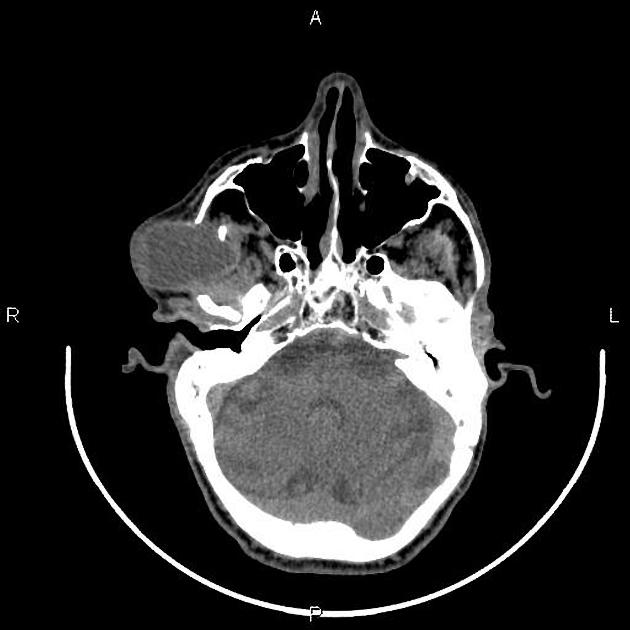
#> input picture TUMORCT.jpeg, 630 x 630 px, given in place of CEREBROMRI.jpeg, which was not available
$ jupyter execute practica_2.ipynb   (text cells are left out)
#> lines starting #> are read from the running program, lines starting #| are printed output that depends on the picture; after the words box and inside, x2 and y2 are one past the last pixel; in counts of white or black regions, pixels touching at a corner belong together; pictures that were not available may be replaced by others from this repository, and a replacement may not be noted
[cell 1]
# Primero importamos los módulos necesarios

import skimage as sk
import numpy as np
import matplotlib.pyplot as plt
import cv2 as cv
from matplotlib.gridspec import GridSpec
from skimage import data, transform, exposure
from skimage.util import compare_images

# Seguidamente importamos las imágenes

cerebro = sk.io.imread("imagenes/CEREBROMRI.jpeg", as_gray= True) # Con la funcion io.imread, leemos la imágen que vamos a utilizar
#> cerebro is the input picture: shape (630, 630); min 0, max 255, mean 43.3
tumor = sk.io.imread("imagenes/TUMORCT.jpeg", as_gray= True)

# Vamos a crear una funcion para representar las imágenes más facilmente
def show(img):
    sk.io.imshow(img, cmap = 'gray')
    sk.io.show()

# Ahora vamos a ver las imágenes que hemos importado
fig = plt.figure(figsize=(10, 9))

gs = GridSpec(1, 2)
ax0 = fig.add_subplot(gs[0,0])
ax1 = fig.add_subplot(gs[0,1])

ax0.imshow(cerebro, cmap='gray')
ax0.set_title('Cerebro sano')
ax1.imshow(tumor, cmap='gray')
ax1.set_title('Cerebro con tumor')
plt.tight_layout()
plt.plot()
plt.show()

[cell 2]
histograma_cerebro = cv.calcHist([cerebro], [0], None, [256], [0, 255]) # Calculamos el histograma de la imagen del cerebro
#> histograma_cerebro = 256 values, max 255910 at index 0, min 0 at index 255, mean 1487.3
histograma_tumor = cv.calcHist([tumor], [0], None, [256], [0, 255]) # Calculamos el histograma de la imagen del tumor
#> histograma_tumor has the same summary as histograma_cerebro

# Representamos los histogramas

print("Histograma de la imagen del cerebro sano")
plt.plot(histograma_cerebro, color = "gray")
plt.ylim(0,10000)
plt.show()

print("Histograma de la imagen del cerebro con tumor")
plt.plot(histograma_tumor, color = "gray")
plt.ylim(0,5000)
plt.show()
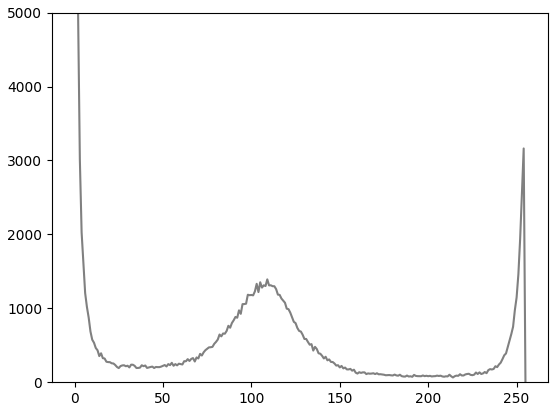
#> figure drawn by matplotlib, 1 panel; curve peaks at x = 0, y = 255910

[cell 3]
# Vamos a calcular el umbral de Otsu para cada imagen, para ello vamos a usar la función threshold_otsu del módulo filters de skimage

otsu_cerebro = sk.filters.threshold_otsu(cerebro, nbins=256) # Calculamos el umbral de Otsu para la imagen del cerebro sano
#> otsu_cerebro = 85
otsu_tumor = sk.filters.threshold_otsu(tumor, nbins=256) # Calculamos el umbral de Otsu para la imagen del cerebro con tumor
#> otsu_tumor = 85

# Binarizamos la imagen de cerebro sano con el umbral de Otsu
cerebro_binarizado = cv.threshold(cerebro, otsu_cerebro, 255, cv.THRESH_BINARY)[1]
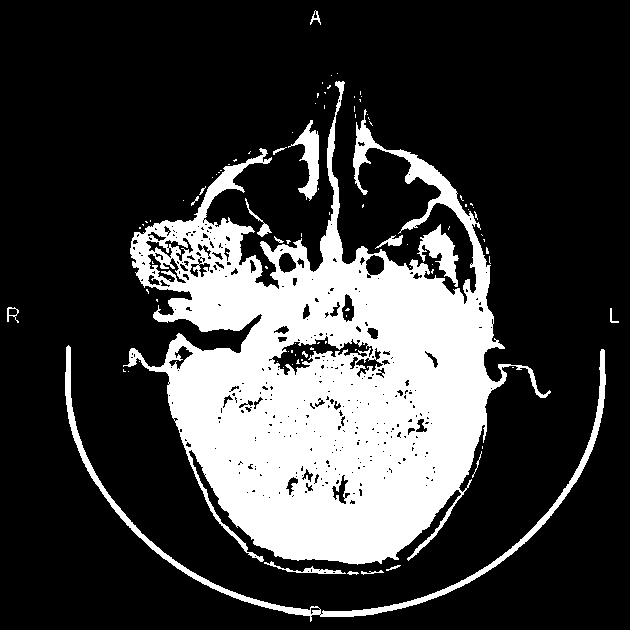
#> cerebro_binarizado: shape (630, 630); 24% white; 93 white regions (74 under 20 px), largest, box (x1, y1, x2, y2) and area: (123, 81, 551, 565) 87211, (65, 345, 606, 622) 4800, (417, 224, 459, 287) 1070

# Binarizamos la imagen de cerebro con tumor con el umbral de Otsu
tumor_binarizado = cv.threshold(tumor, otsu_tumor, 255, cv.THRESH_BINARY)[1]

fig = plt.figure(figsize=(10, 9))

gs = GridSpec(1, 2)
ax0 = fig.add_subplot(gs[0,0])
ax1 = fig.add_subplot(gs[0,1])

ax0.imshow(cerebro_binarizado, cmap='gray')
ax0.set_title('Cerebro')
ax1.imshow(tumor_binarizado, cmap='gray')
ax1.set_title('Tumor')
for a in (ax0, ax1):
    a.axis('off')
plt.tight_layout()
plt.plot()
plt.show()

[cell 4]
# Como el resultado no es muy bueno, vamos a ajustar los umbrales a mano

cerebro_binarizado_manual = cv.threshold(cerebro, 250, 255, cv.THRESH_BINARY)[1]
#> cerebro_binarizado_manual: shape (630, 630); 6.4% white; 143 white regions (96 under 20 px), largest, box (x1, y1, x2, y2) and area: (176, 259, 487, 561) 19190, (294, 239, 359, 297) 800, (233, 285, 270, 331) 535

tumor_binarizado_manual = cv.threshold(tumor, 60, 255, cv.THRESH_BINARY)[1]
#> tumor_binarizado_manual: shape (630, 630); 26.7% white; 32 white regions (24 under 20 px), largest, box (x1, y1, x2, y2) and area: (122, 73, 551, 575) 100632, (65, 345, 606, 622) 4973, (7, 307, 19, 323) 74

fig = plt.figure(figsize=(10, 9))

gs = GridSpec(1, 2)
ax0 = fig.add_subplot(gs[0,0])
ax1 = fig.add_subplot(gs[0,1])

ax0.imshow(cerebro_binarizado_manual, cmap='gray')
ax0.set_title('Cerebro binarizado a mano')
ax1.imshow(tumor_binarizado_manual, cmap='gray')
ax1.set_title('Tumor binarizado a mano')
for a in (ax0, ax1):
    a.axis('off')
plt.tight_layout()
plt.plot()
plt.show()

[cell 5]
# Vamos a segmentar las imagenes utilizando el método de crecimiento de regiones simple
# Para ello, vamos a utilizar la función flood_fill del módulo segmentation de skimage,
# le pasamos como parámetros la imagen, el punto de inicio y el valor que queremos que tenga la región

                                                            #(y,x)
seg_cerebro= sk.segmentation.flood_fill(cerebro, seed_point=(400,300), new_value =0, tolerance=100)

resta_cerebro = cerebro - seg_cerebro

# Segmentamos la imagen del cerebro con tumor

seg_tumor = sk.segmentation.flood_fill(tumor, seed_point=(250,200), new_value =255, tolerance=20)

resta_tumor = seg_tumor - tumor

fig = plt.figure(figsize=(10, 9))

gs = GridSpec(2, 2)
ax0 = fig.add_subplot(gs[0,0])
ax1 = fig.add_subplot(gs[0,1])
ax2 = fig.add_subplot(gs[1,0])
ax3 = fig.add_subplot(gs[1,1])

ax0.imshow(resta_cerebro, cmap='gray')
ax0.set_title('Cerebro segmentado')
ax1.imshow(resta_tumor, cmap='gray')
ax1.set_title('Tumor segmentado')
ax2.imshow(cerebro, cmap='gray')
ax2.set_title('Cerebro original')
ax3.imshow(tumor, cmap='gray')
ax3.set_title('Tumor original')
for a in (ax0, ax1, ax2, ax3):
    a.axis('off')
plt.tight_layout()
plt.plot()
plt.show()

[cell 6]
# Probamos a segmentar la imagen del cerebro suavizada con un filtro gaussiano

cerebro_g = cv.medianBlur(cerebro, 11)
seg_cerebro_g = sk.segmentation.flood_fill(cerebro_g, seed_point=(400,300), new_value =0, tolerance=100)
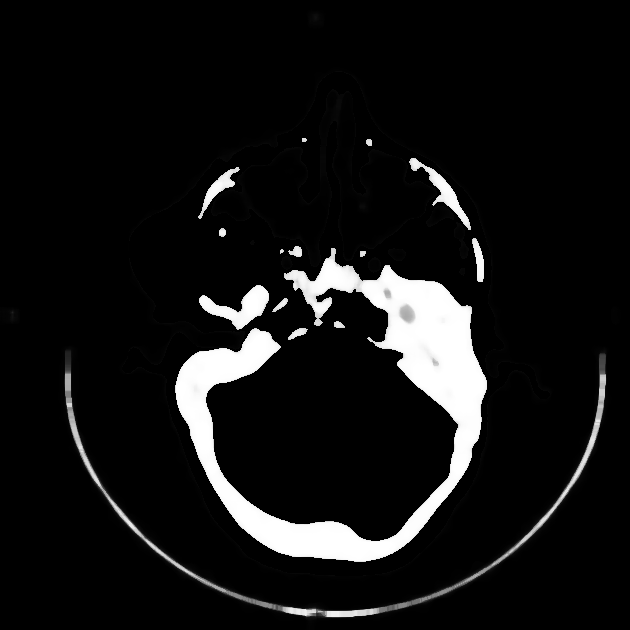
#> seg_cerebro_g: shape (630, 630); min 0, max 255, mean 20.5

resta_cerebro = cerebro_g - seg_cerebro_g

# Probamos a segmentar la imagen del tumor suavizada con un filtro gaussiano

tumor_g = cv.medianBlur(tumor, 11)
seg_tumor_g = sk.segmentation.flood_fill(tumor_g, seed_point=(250,200), new_value =255, tolerance=20)

resta_tumor = seg_tumor_g - tumor_g

fig = plt.figure(figsize=(10, 9))

gs = GridSpec(2, 2)
ax0 = fig.add_subplot(gs[0,0])
ax1 = fig.add_subplot(gs[0,1])
ax2 = fig.add_subplot(gs[1,0])
ax3 = fig.add_subplot(gs[1,1])

ax0.imshow(resta_cerebro, cmap='gray')
ax0.set_title('Cerebro segmentado con filtro gaussiano')
ax1.imshow(resta_tumor, cmap='gray')
ax1.set_title('Tumor segmentado con filtro gaussiano')
ax2.imshow(cerebro, cmap='gray')
ax2.set_title('Cerebro original')
ax3.imshow(tumor, cmap='gray')
ax3.set_title('Tumor original')
for a in (ax0, ax1, ax2, ax3):
    a.axis('off')
plt.tight_layout()
plt.plot()
plt.show()

[cell 7]
# Ahora vamos a probar a segmentar utilizando una ventana

w_cerebro = np.where(cerebro < 100, 0, cerebro)
w_cerebro = np.uint8(w_cerebro)

# Ecualizamos la imagen
cerebro_eq = cv.equalizeHist(w_cerebro)

#Ahora podemos segmentar la imagen

seg_cerebro_w = sk.segmentation.flood_fill(cerebro_eq, seed_point=(400,300), new_value =0, tolerance=100)
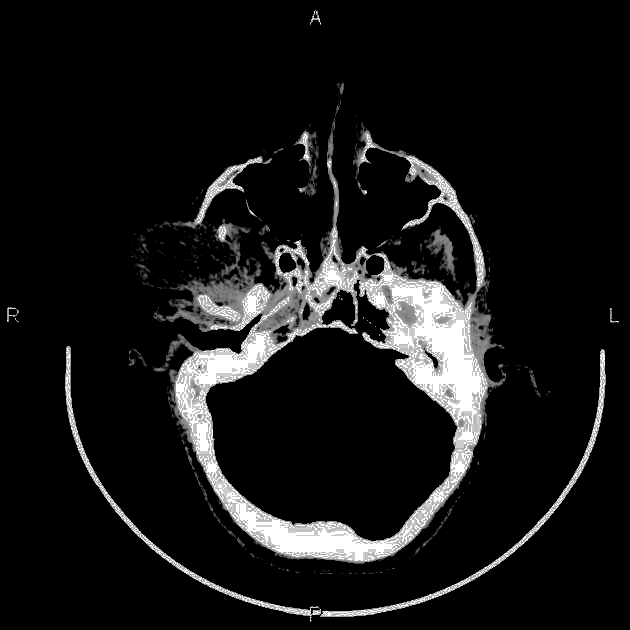
#> seg_cerebro_w: shape (630, 630); min 0, max 255, mean 23
resta_cerebro = cerebro_eq - seg_cerebro_w
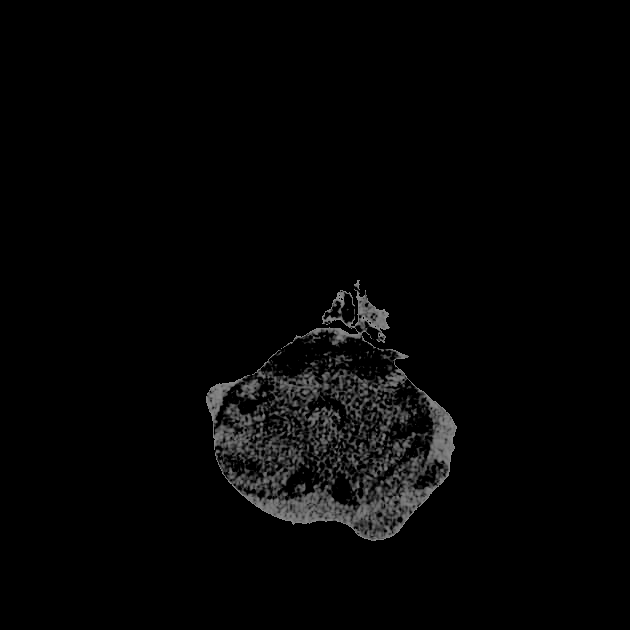
#> resta_cerebro: shape (630, 630); min 0, max 140, mean 4.8

fig = plt.figure(figsize=(14, 12))

gs = GridSpec(1, 3)
ax0 = fig.add_subplot(gs[0,0])
ax3 = fig.add_subplot(gs[0,1])
ax1 = fig.add_subplot(gs[0,2])

ax0.imshow(w_cerebro, cmap='gray')
ax0.set_title('Imagen del cerebro con ventana')
ax1.imshow(resta_cerebro, cmap='gray')
ax1.set_title('Imagen del cerebro segmentada')
ax3.imshow(cerebro_eq, cmap='gray')
ax3.set_title('Imagen del cerebro con ventana ecualizada')
for a in (ax0, ax1,ax3):
    a.axis('off')
plt.tight_layout()
plt.plot()
plt.show()

h1 = cv.calcHist([w_cerebro], [0], None, [256], [0, 256])
#> h1 = 256 values, max 314534 at index 0, min 0 at index 1, mean 1550.4
plt.plot(h1, color = "gray")
plt.title("Histograma de la imagen del cerebro con ventana")
plt.ylim(0,3000)
plt.show()
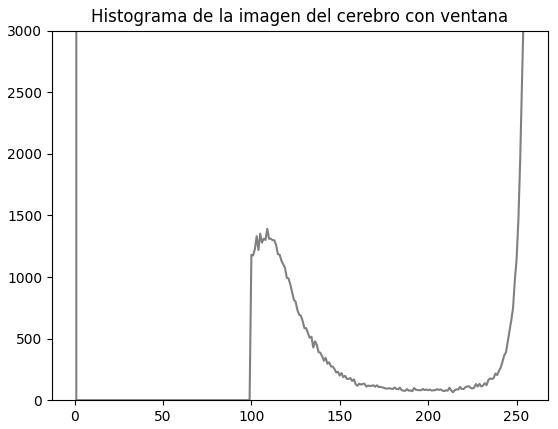
#> figure drawn by matplotlib, 1 panel; curve peaks at x = 0, y = 314534

h2 = cv.calcHist([cerebro_eq], [0], None, [256], [0, 256])
#> h2 has the same summary as h1
plt.plot(h2, color = "gray")
plt.title("Histograma de la imagen del cerebro con ventana ecualizada")
plt.ylim(0,3000)
plt.show()

[cell 8]
# Vamos a probar a segmentar la imagen del tumor con ventana

w_tumor = np.where(tumor < 60, 0, tumor)
w_tumor = np.where(tumor > 150, 0, w_tumor)
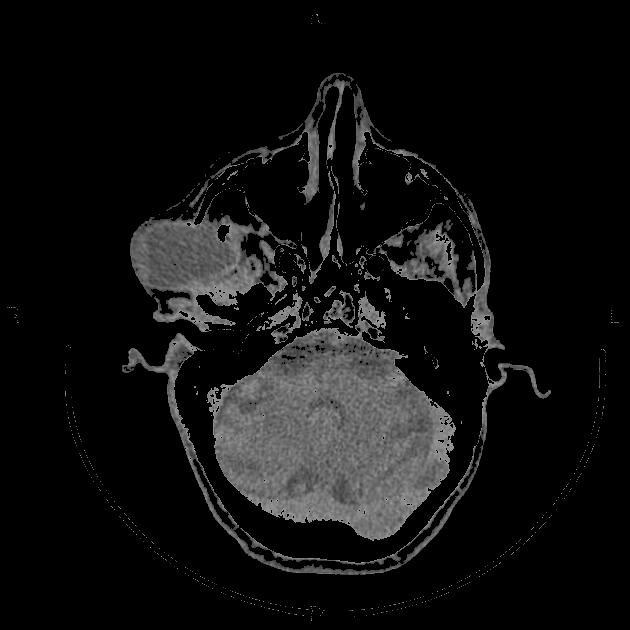
#> w_tumor: shape (630, 630); min 0, max 150, mean 17.3
w_tumor = np.uint8(w_tumor)

# Ecualizamos la imagen
tumor_eq = cv.equalizeHist(w_tumor)
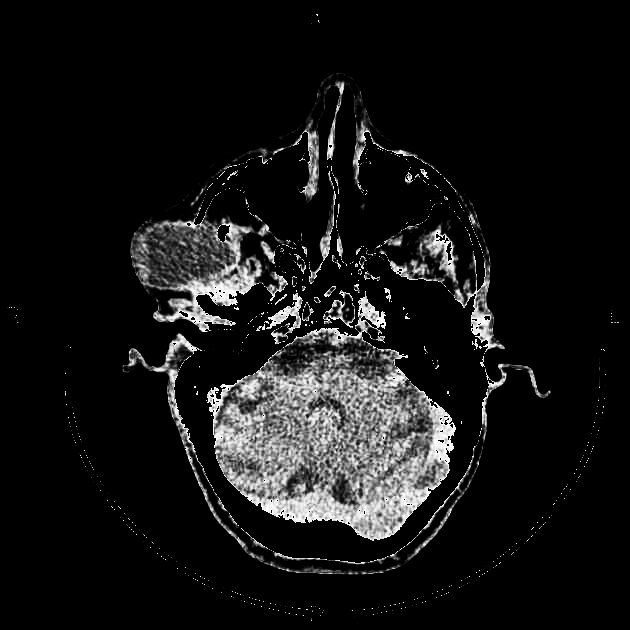
#> tumor_eq: shape (630, 630); min 0, max 255, mean 21.2

#Ahora podemos segmentar la imagen

seg_tumor_w = sk.segmentation.flood_fill(tumor_eq, seed_point=(250,200), new_value =255, tolerance=30)
resta_tumor = tumor_eq - seg_tumor_w

fig = plt.figure(figsize=(14, 12))

gs = GridSpec(1, 3)
ax0 = fig.add_subplot(gs[0,0])
ax3 = fig.add_subplot(gs[0,1])
ax1 = fig.add_subplot(gs[0,2])

ax0.imshow(w_tumor, cmap='gray')
ax0.set_title('Imagen del tumor con ventana')
ax1.imshow(resta_tumor, cmap='gray')
ax1.set_title('Imagen del tumor segmentada')
ax3.imshow(tumor_eq, cmap='gray')
ax3.set_title('Imagen del tumor con ventana ecualizada')
for a in (ax0, ax1,ax3):
    a.axis('off')
plt.tight_layout()
plt.plot()
plt.show()

h = cv.calcHist([w_tumor], [0], None, [256], [0, 256])
#> h = 256 values, max 331933 at index 0, min 0 at index 1, mean 1550.4
plt.plot(h, color = "gray")
plt.title("Histograma de la imagen del tumor con ventana")
plt.ylim(0,3000)
plt.show()
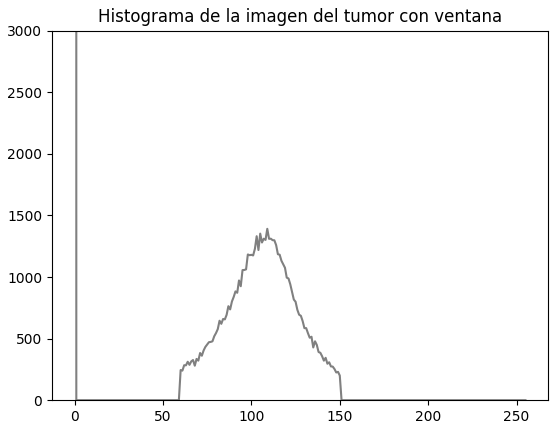
#> figure drawn by matplotlib, 1 panel; curve peaks at x = 0, y = 331933

h = cv.calcHist([tumor_eq], [0], None, [256], [0, 256])
#> h = 256 values, max 331933 at index 0, min 0 at index 7, mean 1550.4
plt.plot(h, color = "gray")
plt.title("Histograma de la imagen del tumor con ventana ecualizada")
plt.ylim(0,3000)
plt.show()
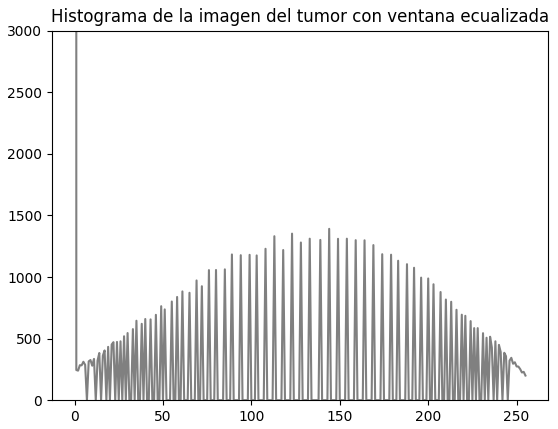
#> figure drawn by matplotlib, 1 panel; curve peaks at x = 0, y = 331933

[cell 9]
# Primero suavizamos la imagen que vamos a usar para disminuir ruido y bordes indeseados

cerebro_suavizado = cv.medianBlur(cerebro_binarizado, 15) # Suavizamos la imagen del cerebro con un filtro de mediana, usamos la imagen binarizada porque ya
#> cerebro_suavizado: shape (630, 630); 22.8% white; 8 white regions (1 under 20 px), largest, box (x1, y1, x2, y2) and area: (131, 153, 498, 564) 87953, (421, 230, 456, 279) 979, (299, 129, 319, 196) 904
#> (the rest of the program and of its run is left out)
